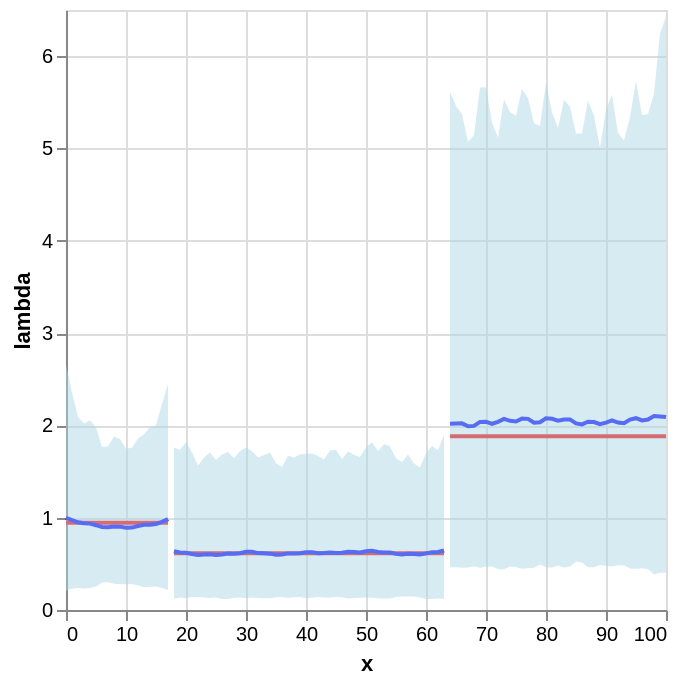

Notebook code for this chart:
### Code cell
plot_posterior_lam(df_expanded, mcmc_samples, cut_points=[18, 64])

### Figure 1 — Vega-Lite specification as saved in the notebook (floating-point values rounded to 4 significant figures)
{"config": {"view": {"continuousWidth": 300, "continuousHeight": 300}}, "layer": [{"mark": {"type": "line", "color": "red"}, "encoding": {"detail": {"field": "segment", "type": "nominal"}, "x": {"field": "x", "type": "quantitative"}, "y": {"field": "lambda", "title": "lambda", "type": "quantitative"}}}, {"mark": {"type": "line", "color": "blue"}, "encoding": {"detail": {"field": "segment", "type": "nominal"}, "x": {"field": "x", "type": "quantitative"}, "y": {"field": "lam", "title": "lambda", "type": "quantitative"}}}, {"mark": {"type": "area", "color": "lightblue", "opacity": 0.5}, "encoding": {"detail": {"field": "segment", "type": "nominal"}, "x": {"field": "x", "type": "quantitative"}, "y": {"field": "lam_lower", "title": "lambda", "type": "quantitative"}, "y2": {"field": "lam_upper", "title": "lambda"}}}], "data": {"name": "data-9ad4e8d57003f71dc899e3208fd9fe6f"}, "$schema": "https://vega.github.io/schema/vega-lite/v6.1.0.json", "datasets": {"data-9ad4e8d57003f71dc899e3208fd9fe6f": [{"x": 0, "lambda": 0.9442, "lam": 0.9994, "lam_lower": 0.2123, "lam_upper": 2.653, "segment": 0}, {"x": 1, "lambda": 0.9442, "lam": 0.9737, "lam_lower": 0.231, "lam_upper": 2.356, "segment": 0}, {"x": 2, "lambda": 0.9442, "lam": 0.9501, "lam_lower": 0.2381, "lam_upper": 2.092, "segment": 0}, {"x": 3, "lambda": 0.9442, "lam": 0.9399, "lam_lower": 0.2337, "lam_upper": 2.02, "segment": 0}, {"x": 4, "lambda": 0.9442, "lam": 0.9357, "lam_lower": 0.237, "lam_upper": 2.052, "segment": 0}, {"x": 5, "lambda": 0.9442, "lam": 0.9186, "lam_lower": 0.2542, "lam_upper": 1.978, "segment": 0}, {"x": 6, "lambda": 0.9442, "lam": 0.8994, "lam_lower": 0.2973, "lam_upper": 1.766, "segment": 0}, {"x": 7, "lambda": 0.9442, "lam": 0.8964, "lam_lower": 0.3046, "lam_upper": 1.771, "segment": 0}, {"x": 8, "lambda": 0.9442, "lam": 0.9048, "lam_lower": 0.2851, "lam_upper": 1.879, "segment": 0}, {"x": 9, "lambda": 0.9442, "lam": 0.9031, "lam_lower": 0.2787, "lam_upper": 1.853, "segment": 0}, {"x": 10, "lambda": 0.9442, "lam": 0.892, "lam_lower": 0.2783, "lam_upper": 1.747, "segment": 0}, {"x": 11, "lambda": 0.9442, "lam": 0.893, "lam_lower": 0.2806, "lam_upper": 1.758, "segment": 0}, {"x": 12, "lambda": 0.9442, "lam": 0.9094, "lam_lower": 0.2651, "lam_upper": 1.857, "segment": 0}, {"x": 13, "lambda": 0.9442, "lam": 0.9231, "lam_lower": 0.2503, "lam_upper": 1.904, "segment": 0}, {"x": 14, "lambda": 0.9442, "lam": 0.9243, "lam_lower": 0.2523, "lam_upper": 1.981, "segment": 0}, {"x": 15, "lambda": 0.9442, "lam": 0.9321, "lam_lower": 0.2539, "lam_upper": 2.002, "segment": 0}, {"x": 16, "lambda": 0.9442, "lam": 0.955, "lam_lower": 0.2372, "lam_upper": 2.232, "segment": 0}, {"x": 17, "lambda": 0.9442, "lam": 0.9847, "lam_lower": 0.2206, "lam_upper": 2.448, "segment": 0}, {"x": 18, "lambda": 0.6159, "lam": 0.6366, "lam_lower": 0.1249, "lam_upper": 1.761, "segment": 1}, {"x": 19, "lambda": 0.6159, "lam": 0.6233, "lam_lower": 0.1359, "lam_upper": 1.732, "segment": 1}, {"x": 20, "lambda": 0.6159, "lam": 0.6205, "lam_lower": 0.1291, "lam_upper": 1.819, "segment": 1}, {"x": 21, "lambda": 0.6159, "lam": 0.607, "lam_lower": 0.1406, "lam_upper": 1.706, "segment": 1}, {"x": 22, "lambda": 0.6159, "lam": 0.596, "lam_lower": 0.1397, "lam_upper": 1.564, "segment": 1}, {"x": 23, "lambda": 0.6159, "lam": 0.602, "lam_lower": 0.1353, "lam_upper": 1.649, "segment": 1}, {"x": 24, "lambda": 0.6159, "lam": 0.6041, "lam_lower": 0.1292, "lam_upper": 1.706, "segment": 1}, {"x": 25, "lambda": 0.6159, "lam": 0.5959, "lam_lower": 0.1353, "lam_upper": 1.626, "segment": 1}, {"x": 26, "lambda": 0.6159, "lam": 0.6007, "lam_lower": 0.1187, "lam_upper": 1.684, "segment": 1}, {"x": 27, "lambda": 0.6159, "lam": 0.6117, "lam_lower": 0.1205, "lam_upper": 1.713, "segment": 1}, {"x": 28, "lambda": 0.6159, "lam": 0.61, "lam_lower": 0.129, "lam_upper": 1.644, "segment": 1}, {"x": 29, "lambda": 0.6159, "lam": 0.6152, "lam_lower": 0.1356, "lam_upper": 1.721, "segment": 1}, {"x": 30, "lambda": 0.6159, "lam": 0.6316, "lam_lower": 0.1305, "lam_upper": 1.757, "segment": 1}, {"x": 31, "lambda": 0.6159, "lam": 0.6302, "lam_lower": 0.1351, "lam_upper": 1.722, "segment": 1}, {"x": 32, "lambda": 0.6159, "lam": 0.6163, "lam_lower": 0.1303, "lam_upper": 1.653, "segment": 1}, {"x": 33, "lambda": 0.6159, "lam": 0.6136, "lam_lower": 0.1276, "lam_upper": 1.679, "segment": 1}, {"x": 34, "lambda": 0.6159, "lam": 0.6107, "lam_lower": 0.1274, "lam_upper": 1.707, "segment": 1}, {"x": 35, "lambda": 0.6159, "lam": 0.5986, "lam_lower": 0.1384, "lam_upper": 1.591, "segment": 1}, {"x": 36, "lambda": 0.6159, "lam": 0.6005, "lam_lower": 0.1398, "lam_upper": 1.549, "segment": 1}, {"x": 37, "lambda": 0.6159, "lam": 0.6131, "lam_lower": 0.1332, "lam_upper": 1.671, "segment": 1}, {"x": 38, "lambda": 0.6159, "lam": 0.6132, "lam_lower": 0.1376, "lam_upper": 1.648, "segment": 1}, {"x": 39, "lambda": 0.6159, "lam": 0.614, "lam_lower": 0.1403, "lam_upper": 1.688, "segment": 1}, {"x": 40, "lambda": 0.6159, "lam": 0.6258, "lam_lower": 0.13, "lam_upper": 1.693, "segment": 1}, {"x": 41, "lambda": 0.6159, "lam": 0.6268, "lam_lower": 0.1325, "lam_upper": 1.695, "segment": 1}, {"x": 42, "lambda": 0.6159, "lam": 0.616, "lam_lower": 0.1419, "lam_upper": 1.67, "segment": 1}, {"x": 43, "lambda": 0.6159, "lam": 0.6168, "lam_lower": 0.1364, "lam_upper": 1.631, "segment": 1}, {"x": 44, "lambda": 0.6159, "lam": 0.6219, "lam_lower": 0.135, "lam_upper": 1.729, "segment": 1}, {"x": 45, "lambda": 0.6159, "lam": 0.617, "lam_lower": 0.1399, "lam_upper": 1.737, "segment": 1}, {"x": 46, "lambda": 0.6159, "lam": 0.6206, "lam_lower": 0.1392, "lam_upper": 1.633, "segment": 1}, {"x": 47, "lambda": 0.6159, "lam": 0.632, "lam_lower": 0.1257, "lam_upper": 1.716, "segment": 1}, {"x": 48, "lambda": 0.6159, "lam": 0.6279, "lam_lower": 0.1301, "lam_upper": 1.681, "segment": 1}, {"x": 49, "lambda": 0.6159, "lam": 0.6236, "lam_lower": 0.1339, "lam_upper": 1.658, "segment": 1}, {"x": 50, "lambda": 0.6159, "lam": 0.6362, "lam_lower": 0.1362, "lam_upper": 1.76, "segment": 1}, {"x": 51, "lambda": 0.6159, "lam": 0.6413, "lam_lower": 0.1325, "lam_upper": 1.818, "segment": 1}, {"x": 52, "lambda": 0.6159, "lam": 0.6282, "lam_lower": 0.1282, "lam_upper": 1.719, "segment": 1}, {"x": 53, "lambda": 0.6159, "lam": 0.6233, "lam_lower": 0.1251, "lam_upper": 1.798, "segment": 1}, {"x": 54, "lambda": 0.6159, "lam": 0.6223, "lam_lower": 0.1235, "lam_upper": 1.772, "segment": 1}, {"x": 55, "lambda": 0.6159, "lam": 0.608, "lam_lower": 0.1407, "lam_upper": 1.643, "segment": 1}, {"x": 56, "lambda": 0.6159, "lam": 0.6015, "lam_lower": 0.1464, "lam_upper": 1.604, "segment": 1}, {"x": 57, "lambda": 0.6159, "lam": 0.6088, "lam_lower": 0.1455, "lam_upper": 1.683, "segment": 1}, {"x": 58, "lambda": 0.6159, "lam": 0.6065, "lam_lower": 0.1458, "lam_upper": 1.586, "segment": 1}, {"x": 59, "lambda": 0.6159, "lam": 0.6016, "lam_lower": 0.1366, "lam_upper": 1.545, "segment": 1}, {"x": 60, "lambda": 0.6159, "lam": 0.6137, "lam_lower": 0.1193, "lam_upper": 1.699, "segment": 1}, {"x": 61, "lambda": 0.6159, "lam": 0.6267, "lam_lower": 0.1188, "lam_upper": 1.776, "segment": 1}, {"x": 62, "lambda": 0.6159, "lam": 0.6289, "lam_lower": 0.1244, "lam_upper": 1.732, "segment": 1}, {"x": 63, "lambda": 0.6159, "lam": 0.6447, "lam_lower": 0.1219, "lam_upper": 1.897, "segment": 1}, {"x": 64, "lambda": 1.882, "lam": 2.018, "lam_lower": 0.4631, "lam_upper": 5.618, "segment": 2}, {"x": 65, "lambda": 1.882, "lam": 2.021, "lam_lower": 0.4624, "lam_upper": 5.461, "segment": 2}, {"x": 66, "lambda": 1.882, "lam": 2.022, "lam_lower": 0.4585, "lam_upper": 5.371, "segment": 2}, {"x": 67, "lambda": 1.882, "lam": 1.99, "lam_lower": 0.4615, "lam_upper": 5.073, "segment": 2}, {"x": 68, "lambda": 1.882, "lam": 1.994, "lam_lower": 0.4737, "lam_upper": 5.142, "segment": 2}, {"x": 69, "lambda": 1.882, "lam": 2.038, "lam_lower": 0.4572, "lam_upper": 5.66, "segment": 2}, {"x": 70, "lambda": 1.882, "lam": 2.04, "lam_lower": 0.4682, "lam_upper": 5.662, "segment": 2}, {"x": 71, "lambda": 1.882, "lam": 2.017, "lam_lower": 0.4709, "lam_upper": 5.28, "segment": 2}, {"x": 72, "lambda": 1.882, "lam": 2.038, "lam_lower": 0.4438, "lam_upper": 5.117, "segment": 2}, {"x": 73, "lambda": 1.882, "lam": 2.07, "lam_lower": 0.4391, "lam_upper": 5.532, "segment": 2}, {"x": 74, "lambda": 1.882, "lam": 2.05, "lam_lower": 0.4699, "lam_upper": 5.394, "segment": 2}, {"x": 75, "lambda": 1.882, "lam": 2.042, "lam_lower": 0.4662, "lam_upper": 5.354, "segment": 2}, {"x": 76, "lambda": 1.882, "lam": 2.073, "lam_lower": 0.4473, "lam_upper": 5.645, "segment": 2}, {"x": 77, "lambda": 1.882, "lam": 2.071, "lam_lower": 0.4526, "lam_upper": 5.543, "segment": 2}, {"x": 78, "lambda": 1.882, "lam": 2.029, "lam_lower": 0.4566, "lam_upper": 5.272, "segment": 2}, {"x": 79, "lambda": 1.882, "lam": 2.034, "lam_lower": 0.4939, "lam_upper": 5.242, "segment": 2}, {"x": 80, "lambda": 1.882, "lam": 2.076, "lam_lower": 0.4621, "lam_upper": 5.713, "segment": 2}, {"x": 81, "lambda": 1.882, "lam": 2.071, "lam_lower": 0.4611, "lam_upper": 5.389, "segment": 2}, {"x": 82, "lambda": 1.882, "lam": 2.051, "lam_lower": 0.4811, "lam_upper": 5.223, "segment": 2}, {"x": 83, "lambda": 1.882, "lam": 2.064, "lam_lower": 0.4611, "lam_upper": 5.528, "segment": 2}, {"x": 84, "lambda": 1.882, "lam": 2.065, "lam_lower": 0.4716, "lam_upper": 5.454, "segment": 2}, {"x": 85, "lambda": 1.882, "lam": 2.022, "lam_lower": 0.5242, "lam_upper": 5.161, "segment": 2}, {"x": 86, "lambda": 1.882, "lam": 2.011, "lam_lower": 0.5136, "lam_upper": 5.162, "segment": 2}, {"x": 87, "lambda": 1.882, "lam": 2.04, "lam_lower": 0.4624, "lam_upper": 5.519, "segment": 2}, {"x": 88, "lambda": 1.882, "lam": 2.036, "lam_lower": 0.4622, "lam_upper": 5.353, "segment": 2}, {"x": 89, "lambda": 1.882, "lam": 2.013, "lam_lower": 0.4886, "lam_upper": 5.007, "segment": 2}, {"x": 90, "lambda": 1.882, "lam": 2.03, "lam_lower": 0.4792, "lam_upper": 5.423, "segment": 2}, {"x": 91, "lambda": 1.882, "lam": 2.055, "lam_lower": 0.4715, "lam_upper": 5.583, "segment": 2}, {"x": 92, "lambda": 1.882, "lam": 2.031, "lam_lower": 0.4842, "lam_upper": 5.171, "segment": 2}, {"x": 93, "lambda": 1.882, "lam": 2.024, "lam_lower": 0.4848, "lam_upper": 5.086, "segment": 2}, {"x": 94, "lambda": 1.882, "lam": 2.062, "lam_lower": 0.4508, "lam_upper": 5.342, "segment": 2}, {"x": 95, "lambda": 1.882, "lam": 2.078, "lam_lower": 0.4479, "lam_upper": 5.726, "segment": 2}, {"x": 96, "lambda": 1.882, "lam": 2.053, "lam_lower": 0.4512, "lam_upper": 5.36, "segment": 2}, {"x": 97, "lambda": 1.882, "lam": 2.063, "lam_lower": 0.4417, "lam_upper": 5.372, "segment": 2}, {"x": 98, "lambda": 1.882, "lam": 2.101, "lam_lower": 0.3862, "lam_upper": 5.593, "segment": 2}, {"x": 99, "lambda": 1.882, "lam": 2.097, "lam_lower": 0.4044, "lam_upper": 6.246, "segment": 2}, {"x": 100, "lambda": 1.882, "lam": 2.09, "lam_lower": 0.4043, "lam_upper": 6.43, "segment": 2}]}}
